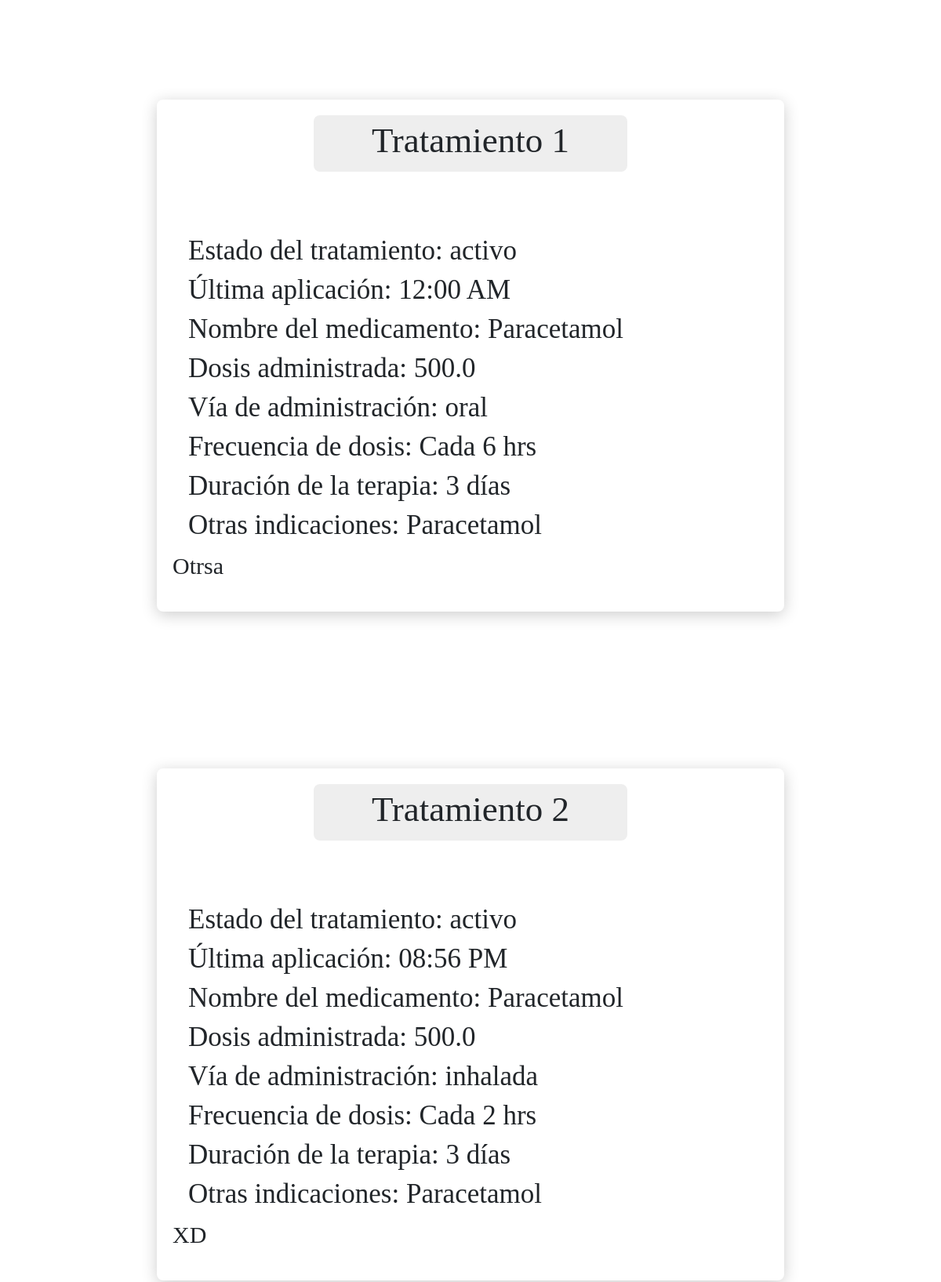
The app's page /perfilPacienteEnfermero/14/ (middle part), older data.
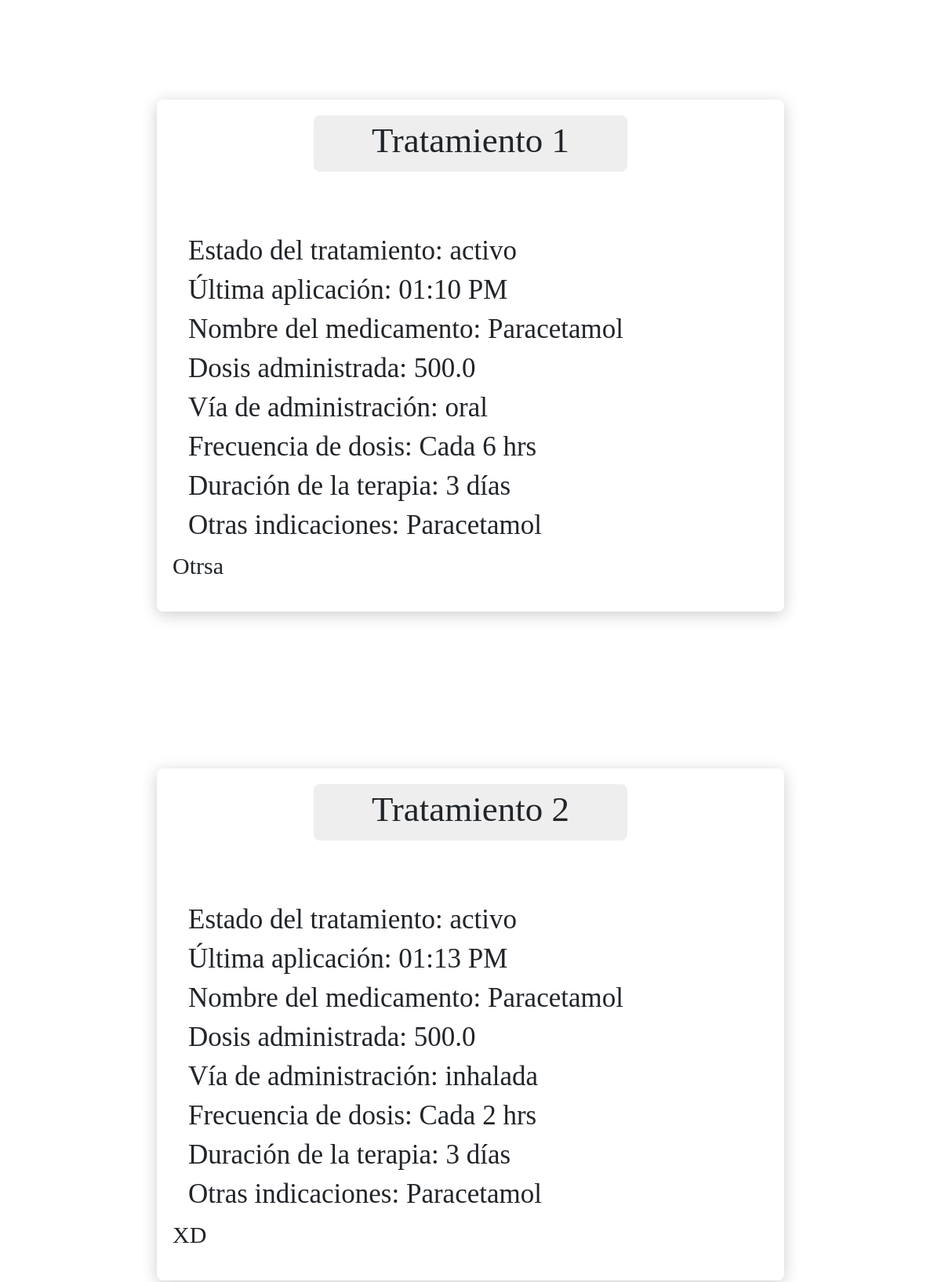
The same page, newer data.
### Hospital_Infantil/models.py (models this page shows)
class Tratamiento(models.Model):
    TRATAMIENTO_ACTIVO_CHOICES = [
        ("activo", "Activo"),
        ("Inactivo", "Inactivo")
    ]
    TIEMPO_DOSIS_CHOICES = [
        ('hrs', 'HRS'),
        ('mins', 'MINS'),
        ('unica', 'UNICA'),
        ('prn', 'PRN')
    ]
    VIA_ADMINISTRACION_CHOICES = [
        ('cutanea','CUTANEA'),
        ('inhalada', 'INHALADA'),
        ('intradermica', 'INTRADERMICA'),
        ('im_intramuscular', 'IM-INTRAMUSCULAR'),
        ('iv_intravenosa', 'IV-INTRAVENOSA'),
        ('nasal', 'NASAL'),
        ('oftalmica', 'OFTALMICA'),
        ('oral', 'ORAL'),
        ('otica', 'OTICA'),
        ('rectal', 'RECTAL'),
        ('sonda_nasogastrica', 'SONDA NASOGASTRICA'),
        ('subcutanea', 'SUBCUTANEA'),
        ('sublingual', 'SUBLINGUAL'),
        ('topica', 'TOPICA'),
        ('vaginal', 'VAGINAL'),
    ]
    id_Tratamiento = models.AutoField(primary_key=True, unique=True)
    paciente = models.ForeignKey(Paciente, on_delete=models.CASCADE, related_name='tratamientos', null=True)
    nombre_Medicamento = models.CharField(max_length=50)
    dosis_Administrada = models.FloatField()
    via_Administracion = models.CharField(
        max_length=20,
        choices=VIA_ADMINISTRACION_CHOICES
    )
    frecuencia_Dosis = models.DecimalField(max_digits=2, decimal_places=0)
    tiempo_Dosis = models.CharField(
        max_length = 10,
        choices=TIEMPO_DOSIS_CHOICES
    )
    duracion_Terapia = models.DecimalField(max_digits=2, decimal_places=0)
    otras_Indicaciones = models.CharField(max_length=1000, null=True)
    tratamiento_activo = models.CharField(
        max_length=10,
        choices=TRATAMIENTO_ACTIVO_CHOICES,
        default="Activo"
    )
    historial_aplicacion = models.DateTimeField(null=True)

### Hospital_Infantil/views.py (the view)
# urls.py: path('perfilPacienteEnfermero/<int:expediente>/', views.perfilPacienteEnfermero, name="perfilPacienteEnfermero"),
def perfilPacienteEnfermero(request, expediente):
    paciente = get_object_or_404(Paciente, expediente=expediente)
    tratamientosActivos = Tratamiento.objects.filter(paciente=expediente, tratamiento_activo="activo")
    tratamientosInactivos = Tratamiento.objects.filter(paciente=expediente, tratamiento_activo="Inactivo")
    radiografias = Radiografias.objects.filter(paciente=expediente)
    estudios = Estudios.objects.filter(paciente=expediente)
    return render(request, "perfilPacienteEnfermero.html", {'paciente': paciente, 'tratamientosActivos': tratamientosActivos,
                                                         'tratamientosInactivos': tratamientosInactivos, 'estudios': estudios, 'radiografias': radiografias})

### templates/perfilPacienteEnfermero.html (shortened to what this page needs)
{% load static %}
{% load tz %}
<!DOCTYPE HTML>
<HTML lang="en">
    <head>
            <link rel="stylesheet" href="{% static 'CSS/patientDisplay.css' %}">
        <link href="https://cdn.jsdelivr.net/npm/bootstrap@5.3.0-alpha3/dist/css/bootstrap.min.css" rel="stylesheet">
    </head>
    <body>
        <center>
            {% if tratamientosActivos %}
            {% for tratamiento in tratamientosActivos %}
                <div class="form-container">
                    <div class="section-title"><h2>Tratamiento {{ forloop.counter }}</h2></div>
                    <h3>Estado del tratamiento: {{ tratamiento.tratamiento_activo }}</h3>
                    <h3>Última aplicación: {{ tratamiento.historial_aplicacion|timezone:"America/Tijuana"|date:"h:i A" }}</h3>
                    <h3>Nombre del medicamento: {{ tratamiento.nombre_Medicamento }}</h3>
                    <h3>Dosis administrada: {{ tratamiento.dosis_Administrada }}</h3>
                    <h3>Vía de administración: {{ tratamiento.via_Administracion }}</h3>
                    <h3>Frecuencia de dosis: Cada {{ tratamiento.frecuencia_Dosis }} {{ tratamiento.tiempo_Dosis }}</h3>
                    <h3>Duración de la terapia: {{ tratamiento.duracion_Terapia }} días</h3>
                    <h3>Otras indicaciones: {{ tratamiento.nombre_Medicamento }}</h3>
                    <p>{{ tratamiento.otras_Indicaciones }}</p>
                </div>
            {% endfor %}
        {% endif %}
        </center>
    </body>
    <div class="fixed-bottom-border">
        <center>
            <a href=" {% url 'mostrarPacientesEnfermero' %}">
            <div class="icon-container">
                <div class="icon-item">
                </div>
            </a>
            <a href=" {% url 'signosVitales' %}">
                <div class="icon-item">
                </div>
            </a>
                <div class="icon-item">
                </div>
            </div>
</HTML>

Row changes from the older to the newer data that the page shows:
changed Tratamiento "oral": historial_aplicacion "12:00 AM" → "01:10 PM"
changed Tratamiento "inhalada": historial_aplicacion "08:56 PM" → "01:13 PM"
